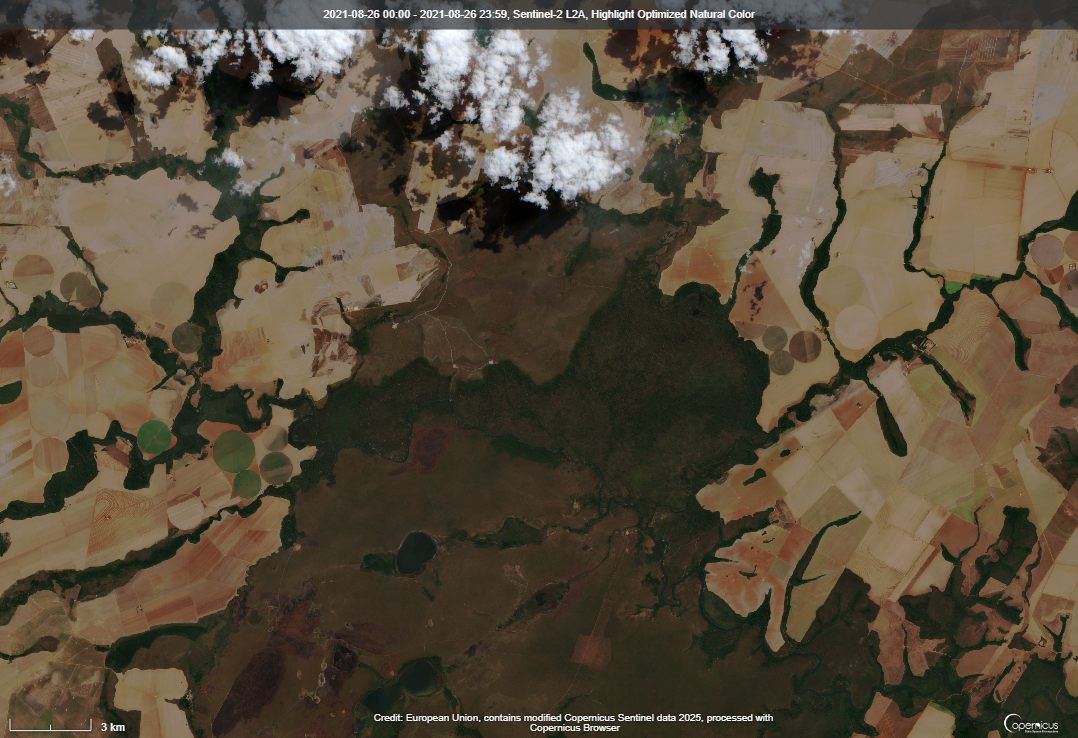
//> input picture main/images/big_clouds.png, 1078 x 738 px
$ ./main_primeira_entrega   (built with g++ and OpenCV 4)
//> lines starting //> are read from the running program, lines starting //| are printed output that depends on the picture; after the words box and inside, x2 and y2 are one past the last pixel; in counts of white or black regions, pixels touching at a corner belong together
#include <iostream>
#include <opencv2/core.hpp>
#include <opencv2/core/types.hpp>
#include <opencv2/highgui.hpp>
#include <opencv2/opencv.hpp>

using namespace std;
using namespace cv;

int main(void) {

  // Fazendo a leitura manual
  string filename = "../../images/big_clouds.png";
  Mat image = imread(filename);
//> image is the input picture: 738 rows x 1078 cols, CV_8UC3; mean B, G, R 60, 77.5, 88.8

  // Tratamento de Erros
  if (image.empty()) {
    cerr << "Error: image not found\n";
    return -1;
  }
  if (image.channels() != 3) {
    cerr << "Error: image not BGR\n";
    return -1;
  }

  // Convertendo imagem para HSV
  Mat hsv;
  cvtColor(image, hsv, COLOR_BGR2HSV);
//> hsv: 738 rows x 1078 cols, CV_8UC3; mean H, S, V 27.5, 92.8, 90.9

  // HSV COLORS
  // Color, escolha da cor (0 - 179)
  // Saturation, quantidade de cor adicionada (0 = cinza - 255 = cor pura)
  // Value, brilho e luminosidade (0 = preto - 255 = claro)

  // Verde (35 - 85) -> Vegetação Nativa
  Scalar lower_native(35, 0, 0);
  Scalar upper_native(85, 255, 255);
  Mat mask_native;
  inRange(hsv, lower_native, upper_native, mask_native);
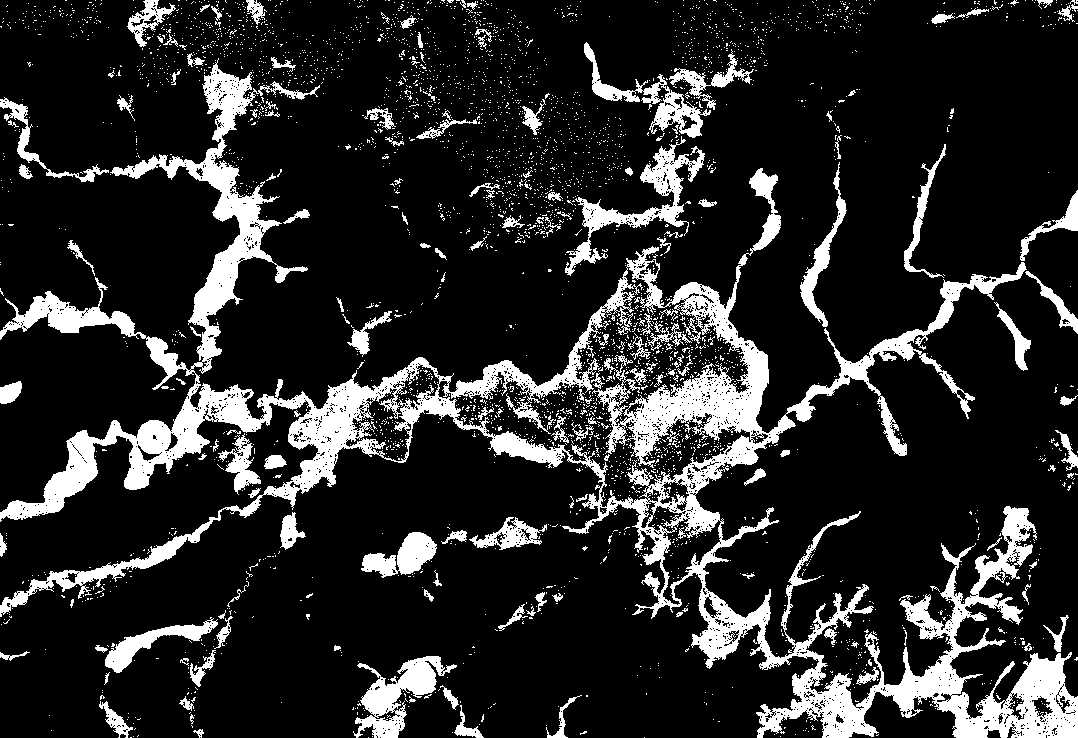
//> mask_native: 738 rows x 1078 cols, CV_8UC1; 16% white; 3719 white regions (3554 under 20 px), largest, box (x1, y1, x2, y2) and area: (0, 58, 1078, 738) 85747, (565, 136, 705, 276) 3638, (353, 656, 457, 738) 3271

  // Marrom (10-25) -> Vegetação Agícola
  Scalar lower_agriculture(10, 0, 0);
  Scalar upper_agriculture(25, 255, 255);
  Mat mask_agriculture;
  inRange(hsv, lower_agriculture, upper_agriculture, mask_agriculture);
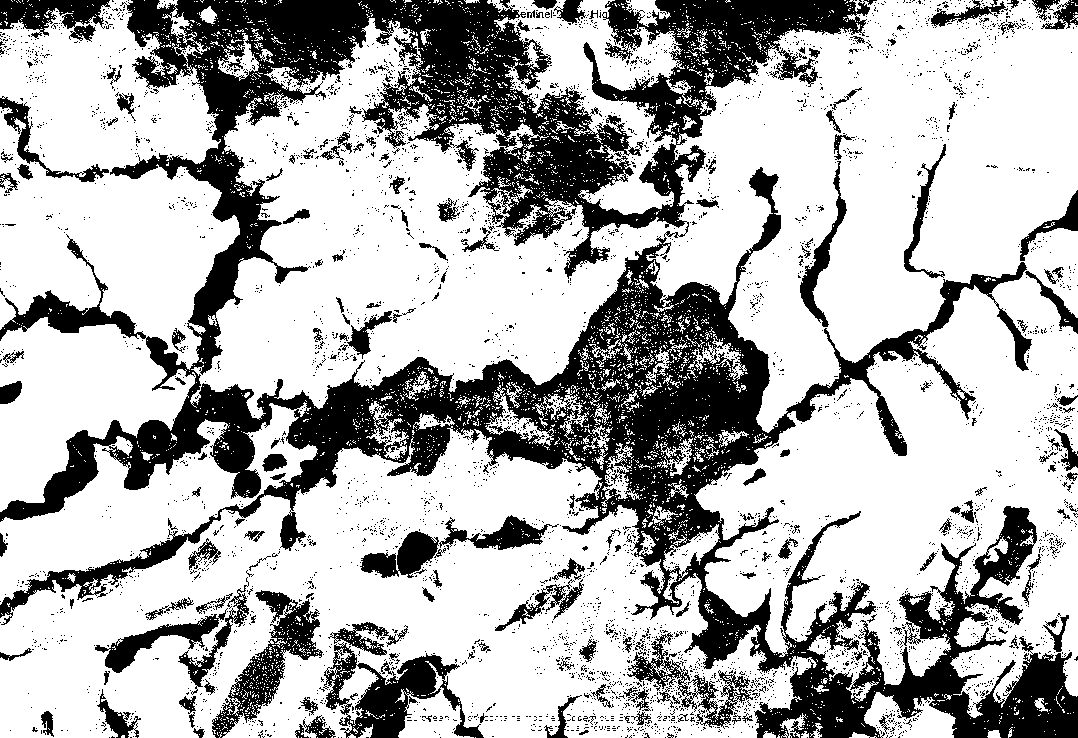
//> mask_agriculture: 738 rows x 1078 cols, CV_8UC1; 70.1% white; 4241 black regions (4050 under 20 px), largest, box (x1, y1, x2, y2) and area: (0, 0, 1078, 738) 183283, (323, 642, 484, 738) 5701, (212, 590, 323, 738) 4575

  // Cálculo
  double native_percentage =
      (countNonZero(mask_native) * 100.0) / (image.rows * image.cols);
//> native_percentage = 16
  double agriculture_percentage =
      (countNonZero(mask_agriculture) * 100.0) / (image.rows * image.cols);
//> agriculture_percentage = 70.09

  // Mostra resultado
  cout << "Native percentage: " << native_percentage << '\n';
//| Native percentage: 15.9977
  cout << "Agriculture percentage: " << agriculture_percentage << '\n';
//| Agriculture percentage: 70.0947

  return 0;
}

$ run again, with main/images/2021-08-26-00_00_2021-08-26-23_59_Sentinel-2_L2A_Highlight_Optimized_Natural_Color (1).png copied over main/images/big_clouds.png
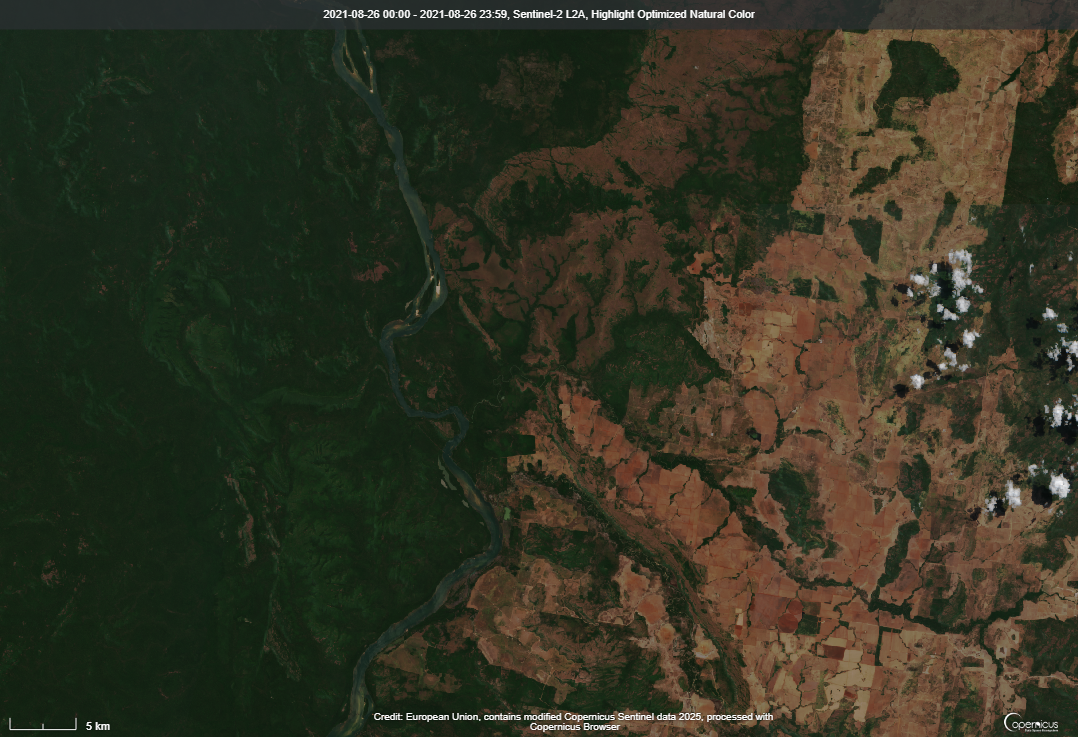
//> input picture main/images/2021-08-26-00_00_2021-08-26-23_59_Sentinel-2_L2A_Highlight_Optimized_Natural_Color (1).png, 1078 x 737 px
//> image is the input picture: 737 rows x 1078 cols, CV_8UC3; mean B, G, R 34.7, 51.3, 50.8
//> hsv: 737 rows x 1078 cols, CV_8UC3; mean H, S, V 42.1, 105.8, 59.1
//> `inRange(hsv, lower_native, upper_native, mask_native);`:
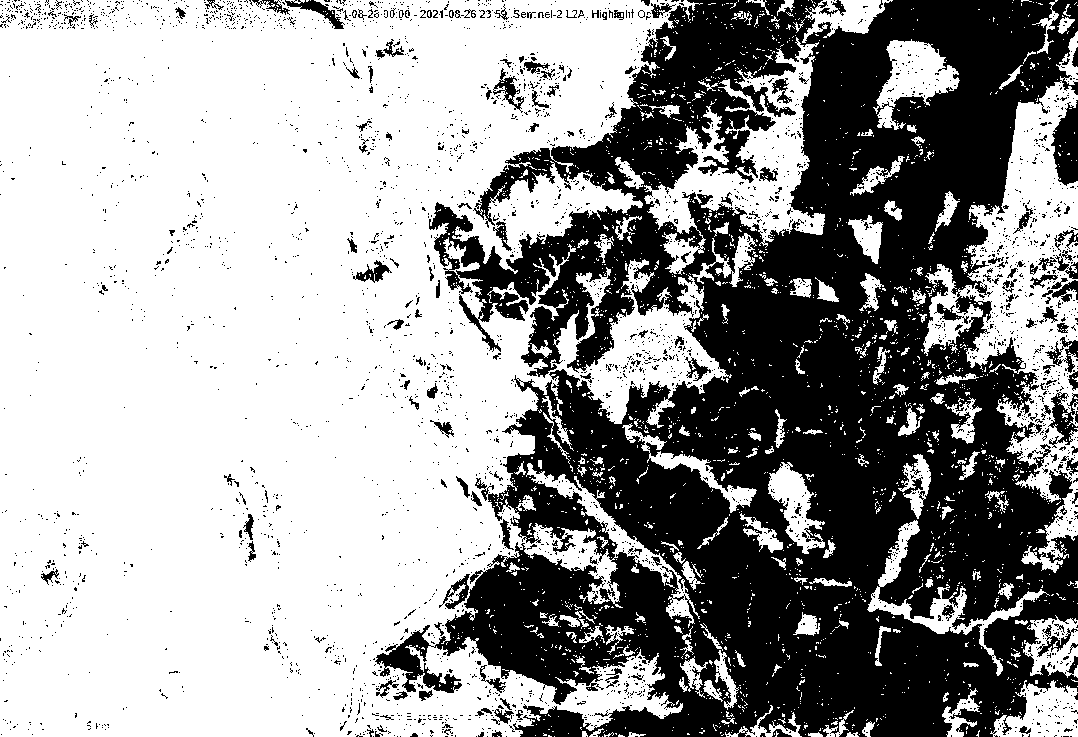
//> mask_native: 737 rows x 1078 cols, CV_8UC1; 61.5% white; 3461 black regions (3289 under 20 px), largest, box (x1, y1, x2, y2) and area: (375, 0, 1078, 737) 282942, (1051, 100, 1078, 186) 1565, (1048, 392, 1078, 448) 810
//> `inRange(hsv, lower_agriculture, upper_agriculture, mask_agriculture);`:
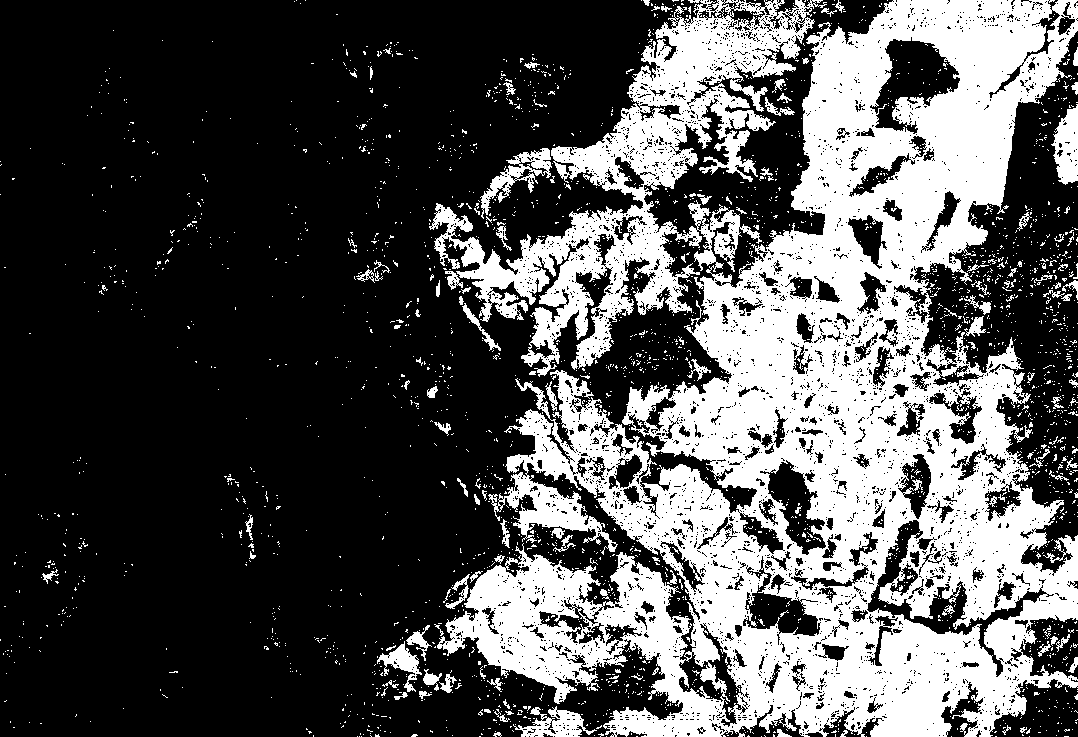
//> mask_agriculture: 737 rows x 1078 cols, CV_8UC1; 32.5% white; 2635 white regions (2508 under 20 px), largest, box (x1, y1, x2, y2) and area: (429, 0, 1078, 737) 239511, (1051, 104, 1078, 185) 1429, (480, 148, 552, 219) 1412
//> native_percentage = 61.46
//> agriculture_percentage = 32.51
//| Native percentage: 61.4572
//| Agriculture percentage: 32.5073
